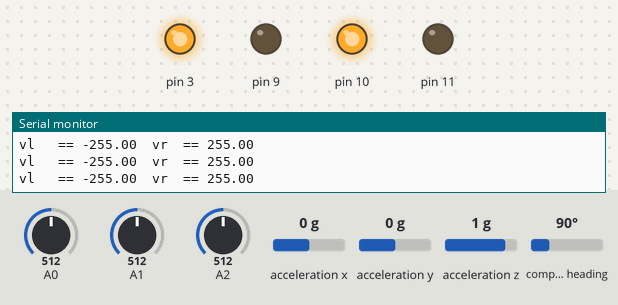
This sketch was run on a simulated Arduino Uno, built with avr-gcc and run on an emulated ATmega328P. Parts: output pins drawn as LEDs (lit = HIGH), the last lines printed to the serial monitor. Inputs (shaded band) come from the test bench; at power-on: compass heading 90°, A1 = 512, A0 = 512, A2 = 512, acceleration x 0 g, acceleration y 0 g, acceleration z 1 g.

Above: at 1.2 s.
1.3 s: compass heading set to 180°
At 2.3 s:
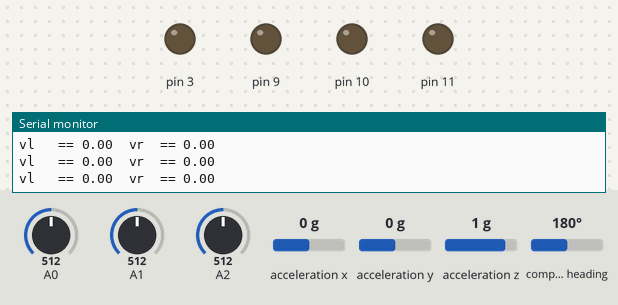
2.8 s: A1 set to 486
At 3.8 s:
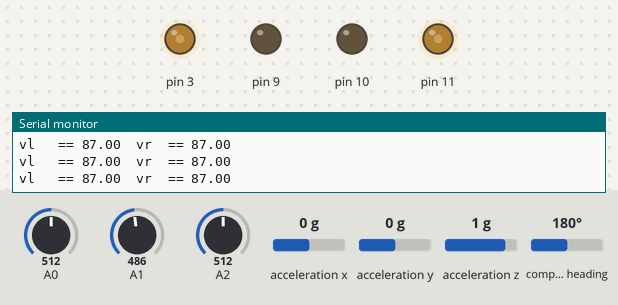
4.3 s: compass heading set to 269°
At 5.5 s:
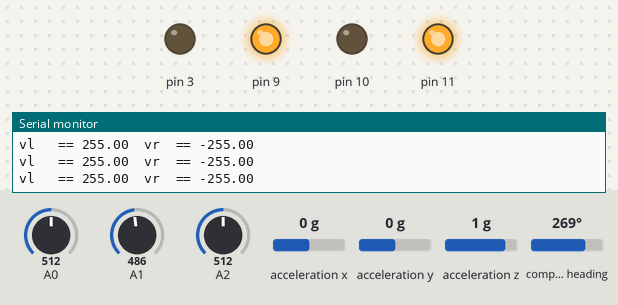
5.8 s: compass heading set to 90°
At 5.96 s:
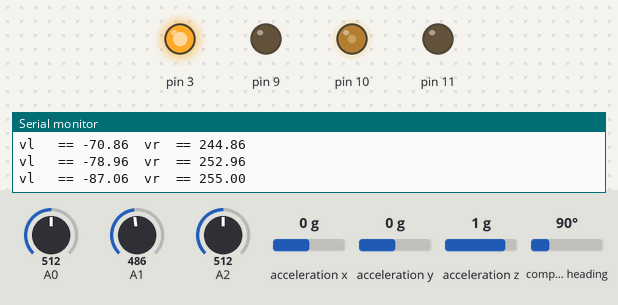
7.9 s: compass heading set to 352°
At 8.6 s:
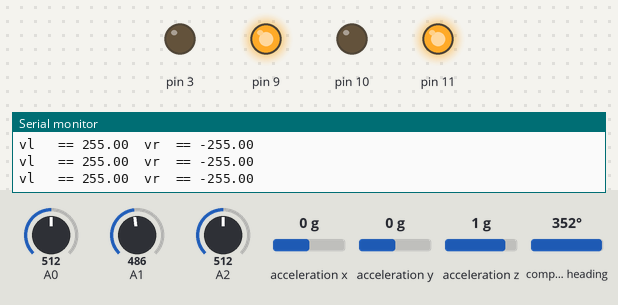
9.4 s: compass heading set to 7°
At 10.8 s:
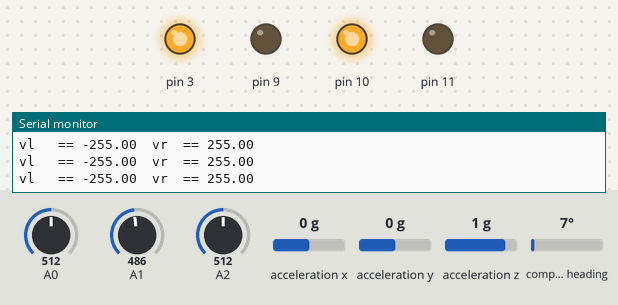
Timing chart, 0 to 11.9 s (numbered marks = the images above; inputs shaded):
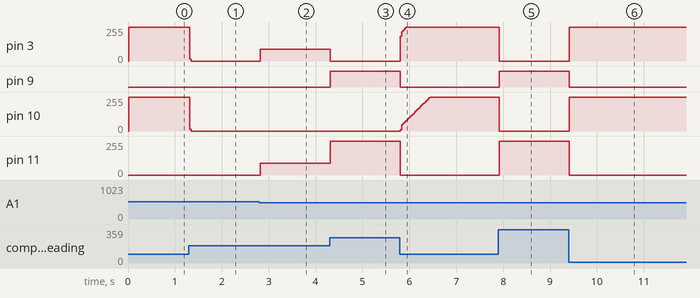

The sketch:

pid_seigyo_ir_sensor_old.ino
```cpp
#include <Wire.h>
#include <Adafruit_Sensor.h>
#include <Adafruit_BNO055.h>
#include <utility/imumaths.h>
#include <SoftwareSerial.h>
#include <MsTimer2.h>

SoftwareSerial softSerial(7, 8); //RX, TX
Adafruit_BNO055 bno = Adafruit_BNO055(-1, 0x28);

void setup(void)
{
  Serial.begin(115200);
  softSerial.begin(9600);
  softSerial.print("?");
  if (!bno.begin())
  {
    Serial.print("Ooops, no BNO055 detected ... Check your wiring or I2C ADDR!");
    while (1);
  }
  bno.setExtCrystalUse(true);
  MsTimer2::set(1, center_right);

}

float r_pgain = 7;
float l_pgain = 7;
float r_igain = 0.09;
float l_igain = 0.09;
float r_dgain = 0.15; //右モータのD(微分)ゲイン
float l_dgain = 0.15; //左モータのD(微分)ゲイン
float presabun = 0; //目標値までの度数を格納
float integ = 0;
int goal = 0;
int spd = 175; //まっすぐ進むときの速度
int sped = 0; //まっすぐ進むときの速度
int mokuhyou = 180; //目標度数
int counter1 = 0;

void loop() {
  imu::Vector<3> euler = bno.getVector(Adafruit_BNO055::VECTOR_EULER);

  int gyro_x = euler.x();
  presabun = goal; //目標値までの度数を記憶
  goal = mokuhyou - gyro_x;
  integ = integ + goal;
  if (abs(goal) < 1)integ = 0; //目標値まで1度未満になったらinteg = 0

  //A0=Right, A1=Center, A2=Left
  int a0 = analogRead(A0);
  int a1 = analogRead(A1);
  int a2 = analogRead(A2);


  if (a0 > 700) softSerial.print("migi \r");
  if (a1 > 500) softSerial.print("zenpou \r");
  if (a2 > 550) softSerial.print("hidari \r");

  if (a1 > 500) {
    sped = spd * 0;
//    MsTimer2::start();
//    //softSerial.print("syougaibutu ari\r");
//    MsTimer2::stop();
  } else if (a1 > 300) {
    sped = spd * 0.5;
  } else {
    sped = spd;
  }


  //(goal - presabun) 目標値までの度数と1つ前の度数の差
  //(+ (goal - presabun) * l_dgain + (float)spd)追加
  float vl = -1 * goal * l_pgain - 1 * integ * l_igain + (goal - presabun) * l_dgain + (float)sped;

  //(- (goal - presabun) * r_dgain + (float)spd)追加
  float vr = goal * r_pgain + 1 * integ * r_igain - (goal - presabun) * r_dgain + (float)sped;

  vr = min(max(vr, -255), 255);
  vl = min(max(vl, -255), 255);

  Serial.print("vl   == ");
  Serial.print(vl);
  Serial.print("  vr  == ");
  Serial.println(vr);

  if (vr < 0) {
    digitalWrite(3, LOW);
    analogWrite(9, -1 * vr);
  }
  else {
    digitalWrite(9, LOW);
    analogWrite(3, vr);
  }

  if (vl < 0) {
    digitalWrite(11, LOW);
    analogWrite(10, -1 * vl);
  }
  else {
    digitalWrite(10, LOW);
    analogWrite(11, vl);
  }
  delay(20); //微積分が速すぎるのでdelay
}

void center_right() {
  int a0 = analogRead(A0);
  int a1 = analogRead(A1);
  int a2 = analogRead(A2);

  //右にも反応したとき
  if (a0 > 700) {
    if (a2 > 550) {
      if (mokuhyou == 0) {
        mokuhyou == 180;
      } else if (mokuhyou == 270) {
        mokuhyou = 90;
      } else {
        mokuhyou = mokuhyou - 90;
      }
    } else {
      if (mokuhyou == 0) {
        mokuhyou = 270;
      } else {
        mokuhyou = mokuhyou - 90;
      }
    }
  }
}
```

Measured:
- the behaviour switches between 501 and 500 on A1 (found by bisection; images 1 and 2)
- after the input at 1.3 s, pin 3, pin 10: 255/255 → 0/255 at once
- after the input at 2.8 s, pin 3, pin 11: 0/255 → 87/255 at once
- after the input at 4.3 s, pin 3: 87/255 → 0/255 at once; pin 9: LOW → HIGH at once; pin 11: 87/255 → 255/255 at once
- after the input at 5.8 s, pin 3: 0/255 → 255/255 at once; pin 9: HIGH → LOW at once; pin 10: moves from 0/255 to 255/255 over 0.63 s, starting at once; pin 11: 255/255 → 0/255 at once
- after the input at 7.9 s, pin 3, pin 10: 255/255 → 0/255 at once; pin 9: LOW → HIGH at once; pin 11: 0/255 → 255/255 at once
- after the input at 9.4 s, pin 3, pin 10: 0/255 → 255/255 at once; pin 9: HIGH → LOW at once; pin 11: 255/255 → 0/255 at once
